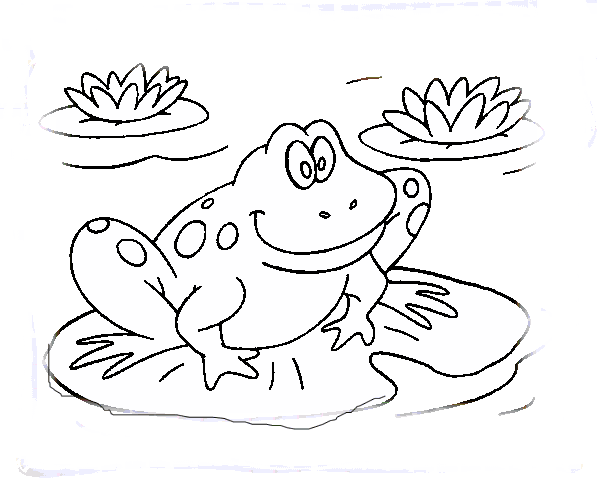
%> input picture ImageAnalysis/Askisi3/frog.bmp, 600 x 478 px
$ octave LawsAlgorithm.m   (GNU Octave 9; MATLAB toolbox functions it lacks are replaced by stand-ins)
%> lines starting %> are read from the running program, lines starting %| are printed output that depends on the picture; in (x1, y1, x2, y2) boxes, pixels count from 0 and x2, y2 are one past the last pixel; in counts of white or black regions, pixels touching at a corner belong together; the program's own positions count from 1

L=[1 4 6 4 1];   % Level
E=[-1 -2 0 1 2]; % Edge
S=[-1 0 2 0 -1]; % Spot
R=[1 -4 6 -4 1]; % Ripple

% Outer product of the vectors and mask production
Mask1=E'*L;
Mask2=L'*E;
Mask3=L'*R;
Mask4=R'*L;
Mask5=E'*S;
Mask6=S'*E;
Mask7=S'*S;
Mask8=R'*R;
Mask9=L'*S;
Mask10=S'*L;
Mask11=E'*E;
Mask12=E'*R;
Mask13=R'*E;
Mask14=S'*R;
Mask15=R'*S;

% Texture Energy Maps for counting the 9 masks
F1=(Mask1+Mask2)*0.5;
F2=(Mask3+Mask4)*0.5;
F3=(Mask5+Mask6)*0.5;
F4=(Mask9+Mask10)*0.5;
F5=(Mask12+Mask13)*0.5;
F6=(Mask14+Mask15)*0.5;

[X,map]=imread('frog.bmp','bmp');
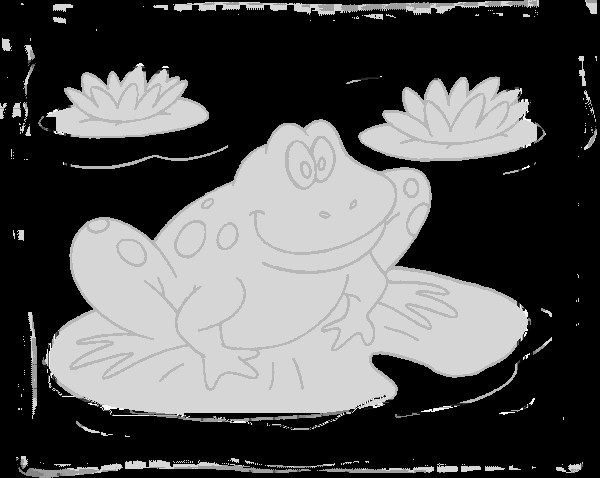
%> X: size 478x600 uint8; min 0, max 248, mean 84.7
%> map = 256 rows, first 12: [1 1 1; 0.502 0 0; 0 0.502 0; 0.502 0.502 0; 0 0 0.502; 0.502 0 0.502; 0 0.502 0.502; 0.753 0.753 0.753; 0.282 0.282 0.282; 0.439 0.439 0.439; 1 0 0; 1 0.498 0]
imshow(X,map);
title('Initial Image')
im=ind2gray(X,map);
W=fspecial('average',2);
i=imfilter(im,W);

I1=conv2(i,Mask1);
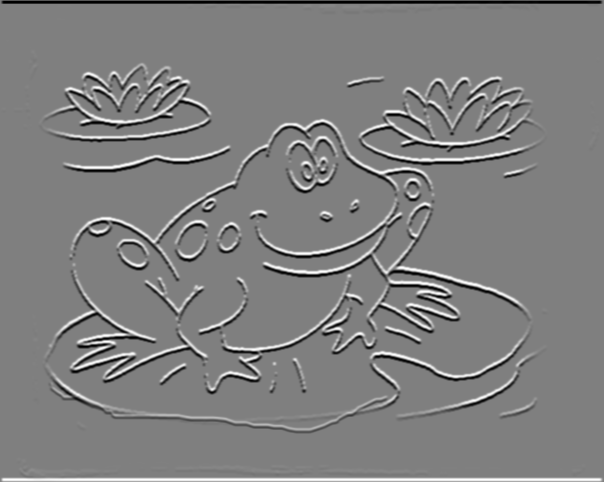
%> I1: size 482x604 double; min -12240, max 12240, mean 0; drawn with min black and max white
I2=conv2(i,Mask2);
I3=conv2(i,Mask3);
I4=conv2(i,Mask4);
I5=conv2(i,Mask5);
I6=conv2(i,Mask6);
I7=conv2(i,Mask7);
I8=conv2(i,Mask8);
I9=conv2(i,Mask9);
I10=conv2(i,Mask10);
I11=conv2(i,Mask11);
I12=conv2(i,Mask12);
I13=conv2(i,Mask13);
I14=conv2(i,Mask14);
I15=conv2(i,Mask15);


IF1=conv2(i,F1);
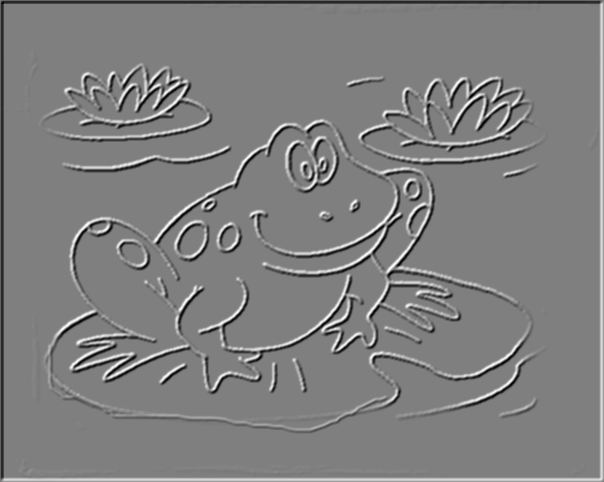
%> IF1: size 482x604 double; min -9014, max 9017.5, mean 0; drawn with min black and max white
IF2=conv2(i,F2);
IF3=conv2(i,F3);
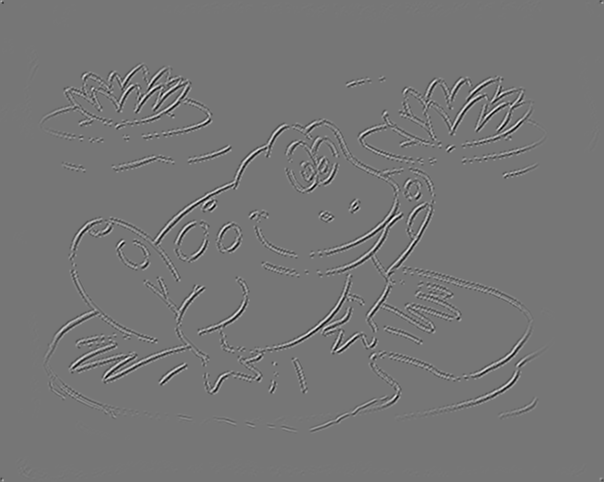
%> IF3: size 482x604 double; min -1586, max 1813.5, mean 0; drawn with min black and max white
IF4=conv2(i,Mask7);
IF5=conv2(i,Mask8);
IF6=conv2(i,F4);
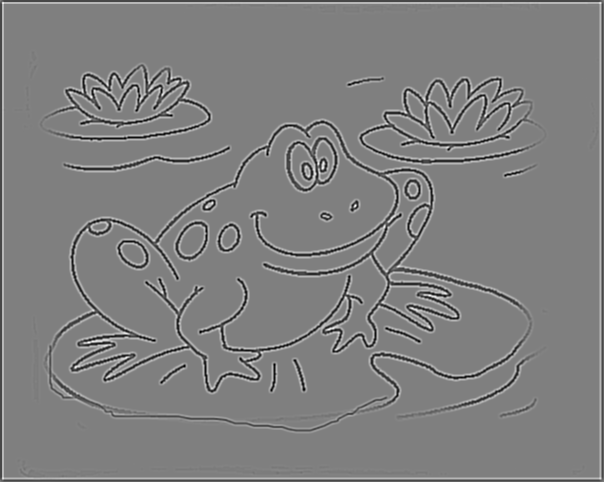
%> IF6: size 482x604 double; min -4648, max 4634, mean 0; drawn with min black and max white
IF7=conv2(i,Mask11);
IF8=conv2(i,F5);
IF9=conv2(i,F6);


figure,imshow(im)
title('GrayScale Image')
figure,imshow(i)
title('PreProcessed Image')
figure,imshow(I1)
%> after `imshow(I1)`:
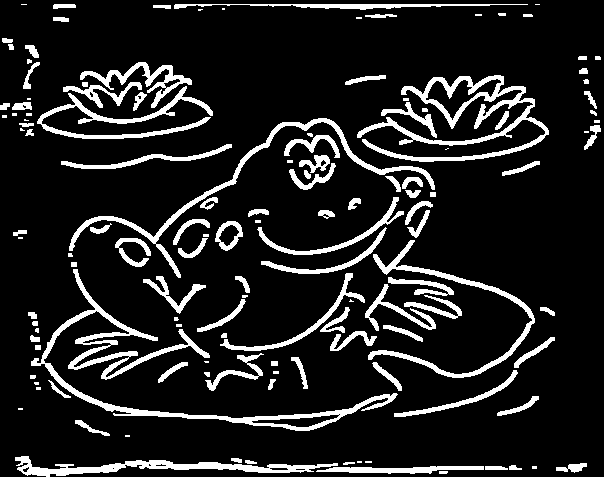
%> displayed picture: size 482x604, on the screen's scale of 0 to 255; 13.6% white; 135 white regions (36 under 20 px), largest, box (x1, y1, x2, y2) and area: (0, 456, 604, 482) 5202, (31, 269, 398, 431) 4904, (357, 75, 549, 162) 3781
title('Initial Texture Energy Map 1')
figure,imshow(I2)
title('Initial Texture Energy Map 2')
figure,imshow(I3)
title('Initial Texture Energy Map 3')
figure,imshow(I4)
title('Initial Texture Energy Map 4')
figure,imshow(I5)
title('Initial Texture Energy Map 5')
figure,imshow(I6)
title('Initial Texture Energy Map 6')
figure,imshow(I7)
title('Initial Texture Energy Map 7')
figure,imshow(I8)
title('Initial Texture Energy Map 8')
figure,imshow(I9)
title('Initial Texture Energy Map 9')
figure,imshow(I10)
title('Initial Texture Energy Map 10')
figure,imshow(I11)
title('Initial Texture Energy Map 11')
figure,imshow(I12)
title('Initial Texture Energy Map 12')
figure,imshow(I13)
title('Initial Texture Energy Map 13')
figure,imshow(I14)
title('Initial Texture Energy Map 14')
figure,imshow(I15)
title('Initial Texture Energy Map 15')


figure,imshow(IF1)
title('Final Texture Energy Map 1')
figure,imshow(IF2)
title('Final Texture Energy Map 2')
figure,imshow(IF3)
title('Final Texture Energy Map 3')
figure,imshow(IF4)
title('Final Texture Energy Map 4')
figure,imshow(IF5)
title('Final Texture Energy Map 5')
figure,imshow(IF6)
title('Final Texture Energy Map 6')
figure,imshow(IF7)
title('Final Texture Energy Map 7')
figure,imshow(IF8)
title('Final Texture Energy Map 8')
figure,imshow(IF9)
%> after `imshow(IF9)`:
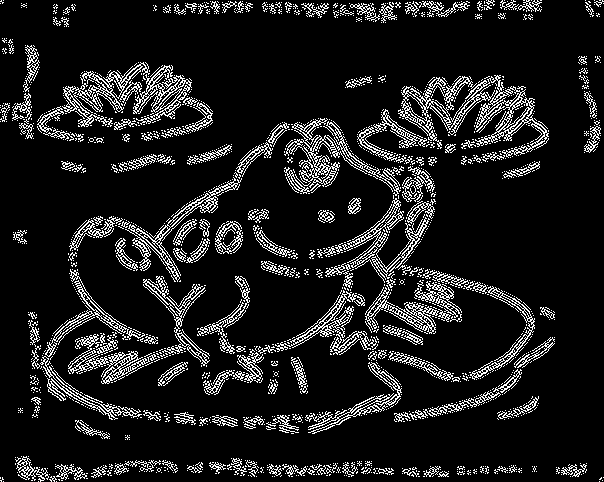
%> displayed picture: size 482x604, on the screen's scale of 0 to 255; 11.2% white in thin lines or dots
title('Final Texture Energy Map 9')
